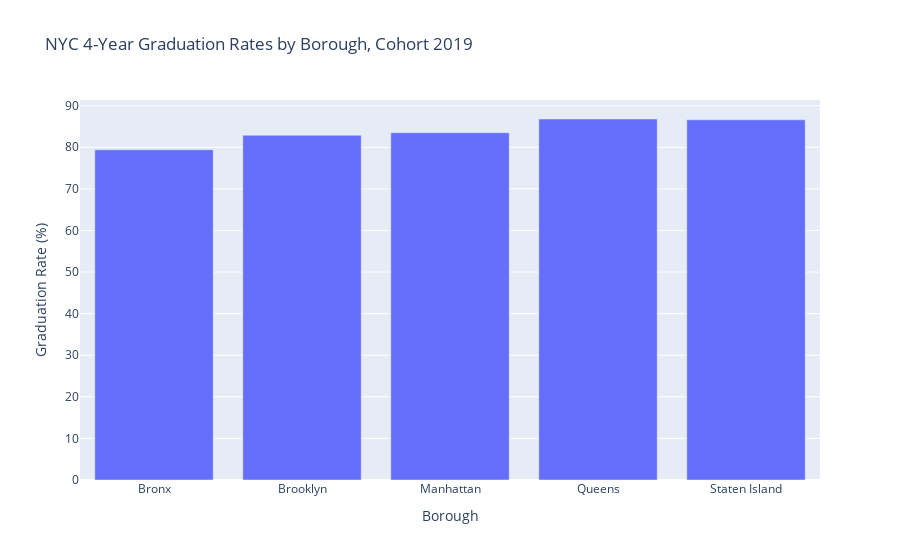

The notebook cell this image was saved under:
### Markdown cell above
## Step 5

To summarize the borough differences more clearly, I look at two simple comparisons:

1. **Graduation rates in the most recent cohort** (2019), by borough.
2. **Change in graduation rates** from the first cohort in my sample (2012) to the last cohort (2019), by borough.

The first bar chart answers “which boroughs are doing best right now?”, and the second bar chart answers “which boroughs improved the most over time?”. Together, they provide an easy-to-interpret summary for policy audiences who may not want to read the full line chart.

### Code cell
latest_year = df_boro_all_4yr["Cohort Year"].max()
latest_df = df_boro_all_4yr[df_boro_all_4yr["Cohort Year"] == latest_year].copy()

fig_latest = px.bar(
    latest_df,
    x="Geographic Subdivision",
    y="pct_grads",
    title=f"NYC 4-Year Graduation Rates by Borough, Cohort {latest_year}",
    labels={
        "Geographic Subdivision": "Borough",
        "pct_grads": "Graduation Rate (%)"
    }
)

fig_latest.show()

### Figure 1 — Plotly figure (JSON) as saved in the notebook; plotly's stock layout.template omitted (floating-point values rounded to 4 significant figures)
{"data": [{"hovertemplate": "Borough=%{x}<br>Graduation Rate (%)=%{y}<extra></extra>", "legendgroup": "", "marker": {"color": "#636efa", "pattern": {"shape": ""}}, "name": "", "orientation": "v", "showlegend": false, "textposition": "auto", "type": "bar", "x": ["Bronx", "Brooklyn", "Manhattan", "Queens", "Staten Island"], "xaxis": "x", "y": [79.4, 82.9, 83.5, 86.8, 86.6], "yaxis": "y"}], "layout": {"barmode": "relative", "legend": {"tracegroupgap": 0}, "title": {"text": "NYC 4-Year Graduation Rates by Borough, Cohort 2019"}, "xaxis": {"anchor": "y", "domain": [0, 1], "title": {"text": "Borough"}}, "yaxis": {"anchor": "x", "domain": [0, 1], "title": {"text": "Graduation Rate (%)"}}}}
